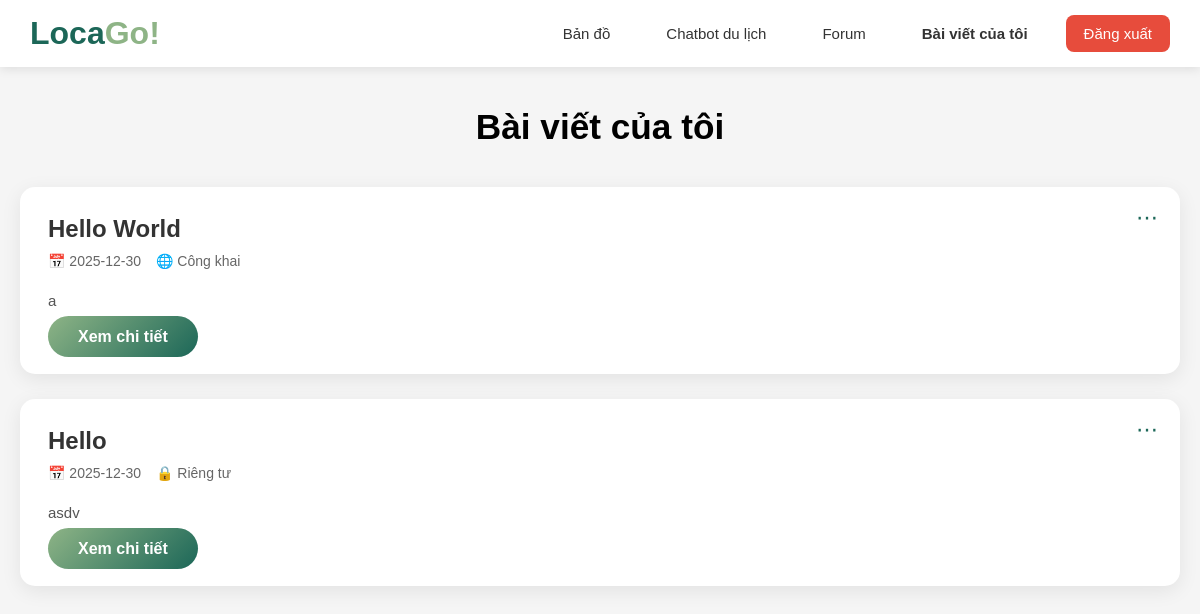
Screenshot of /forum/myposts (signed in) with the database file from the repository.
### models.py (models this page shows)
class Post(db.Model):
    __tablename__ = "posts"
    id = db.Column(db.Integer, primary_key=True, autoincrement=True)
    title = db.Column(db.Text, nullable=True)
    content = db.Column(db.Text, nullable=True)
    images = db.Column(db.Text)
    questioner_id = db.Column(db.Integer, db.ForeignKey("user.id"))
    tag = db.Column(db.String, default="unanswered")
    privacy = db.Column(db.String(30), default='public', nullable=False)
    created_at = db.Column(db.DateTime, server_default=func.datetime("now", "localtime"))
    answers = db.relationship("Answer", back_populates="post", cascade="all, delete")
    questioner = db.relationship("User", back_populates="posts")

### Forum/forum.py (the view)
@forum.route("/forum/myposts")
def my_posts():
    if not current_user.is_authenticated:
        return redirect("/login")
    posts = Post.query.filter_by(questioner_id=current_user.id).order_by(Post.created_at.desc()).all()
    result = []
    for post in posts:
        result.append({
            "id": post.id,
            "title": post.title,
            "content": post.content,
            "created_at": str(post.created_at),
            "privacy": post.privacy,
            "username": current_user.username,
            "images": json.loads(post.images) if post.images else []
        })
    return render_template("my_posts.html", posts=result)

### app.py (called while the page is built)
@login_manager.user_loader
def load_user(user_id):
    return User.query.get(int(user_id))

### Forum/template/my_posts.html (shortened to what this page needs)
<!DOCTYPE html>
<html lang="vi">
<head>
</head>
<body>
<header>
    <div class="header-container">
        <a href="/" class="logo">Loca<span>Go!</span></a>
        <div class="nav-links">
            <a href="/MapRouting">Bản đồ</a>
            <a href="/chat_ui">Chatbot du lịch</a>
            <a href="{{ url_for('forum.show_forum') }}">Forum</a>
            {% if current_user.is_authenticated %}
                <a href="{{ url_for('forum.my_posts') }}" style="font-weight:700;">Bài viết của tôi</a>
                <a href="{{ url_for('login_bp.logout') }}" class="btn-danger">Đăng xuất</a>
            {% else %}
                <a href="{{ url_for('login_bp.register') }}" class="btn-secondary">Đăng ký</a>
                <a href="{{ url_for('login_bp.login') }}" class="btn-primary">Đăng nhập</a>
            {% endif %}
        </div>
    </div>
</header>
<div class="container">
    <h2 class="section-title">Bài viết của tôi</h2>
    {% if posts %}
        {% for post in posts %}
        <div class="post-card">
            <div class="post-menu" onclick="toggleMenu({{ post.id }})">⋯</div>
            <h3 class="post-title">{{ post.title }}</h3>
            <div class="post-meta">
                <span>📅 {{ post.created_at[:10] }}</span>
                <span>
                    {% if post.privacy == "public" %} 🌐 Công khai
                    {% elif post.privacy == "friends" %} 👥 Bạn bè
                    {% else %} 🔒 Riêng tư
                    {% endif %}
                </span>
            </div>
            <p class="post-content-preview">
                {{ post.content[:150] }}{% if post.content|length > 150 %}...{% endif %}
            </p>
            <div class="post-actions">
                <a href="/forum/post/{{ post.id }}">Xem chi tiết</a>
            </div>
        </div>
        {% endfor %}
    {% else %}
        <p style="text-align:center;color:#666;">Bạn chưa đăng bài nào.</p>
    {% endif %}
</div>
</body>
</html>

### Forum/template/my_posts.html (style rules this page uses)
* { margin: 0; padding: 0; box-sizing: border-box; }
body { font-family: 'Poppins', sans-serif; background: #f5f5f5; min-height: 100vh; }
header { background: white; box-shadow: 0 2px 10px rgba(0,0,0,0.1); padding: 15px 30px; position: sticky; top: 0; z-index: 1000; }
.header-container { max-width: 1400px; margin: 0 auto; display: flex; justify-content: space-between; align-items: center; }
.logo { font-size: 32px; font-weight: 700; color: #1C6758; text-decoration: none; }
.logo span { color: #8EB486; }
.nav-links { display: flex; gap: 20px; align-items: center; }
.nav-links a { text-decoration: none; color: #333; padding: 10px 18px; border-radius: 8px; transition: 0.3s; font-size: 15px; font-weight: 500; }
.btn-danger { background: #e74c3c !important; color: white !important; }
.container { max-width: 1200px; margin: 40px auto; padding: 0 20px; }
.section-title { text-align: center; font-size: 2.2em; font-weight: 700; margin-bottom: 40px; }
.post-card { background: white; border-radius: 15px; padding: 28px; margin-bottom: 25px; box-shadow: 0 5px 20px rgba(0,0,0,0.08); transition: 0.3s; position: relative; }
.post-title { font-size: 1.5em; font-weight: 600; color: #333; }
.post-meta { display: flex; gap: 15px; color: #666; font-size: 14px; margin: 10px 0 20px; }
.post-content-preview { color: #555; line-height: 1.6; font-size: 15px; margin-bottom: 15px; overflow: hidden; display: -webkit-box; -webkit-line-clamp: 2; -webkit-box-orient: vertical; }
.post-actions a { padding: 12px 30px; background: linear-gradient(135deg, #8EB486, #1C6758); color: white; border-radius: 50px; text-decoration: none; font-weight: 600; }
.post-menu { position: absolute; top: 14px; right: 14px; cursor: pointer; font-size: 22px; padding: 4px 8px; border-radius: 10px; color: #1C6758; transition: 0.2s ease; user-select: none; }

### rows the page displays
Post: title "Hello World"
Post: title "Hello", content "asdv"

### other values shown
{{ post.created_at[:10] }} "2025-12-30" "2025-12-30"
{{ post.content[:150] }} "a"
